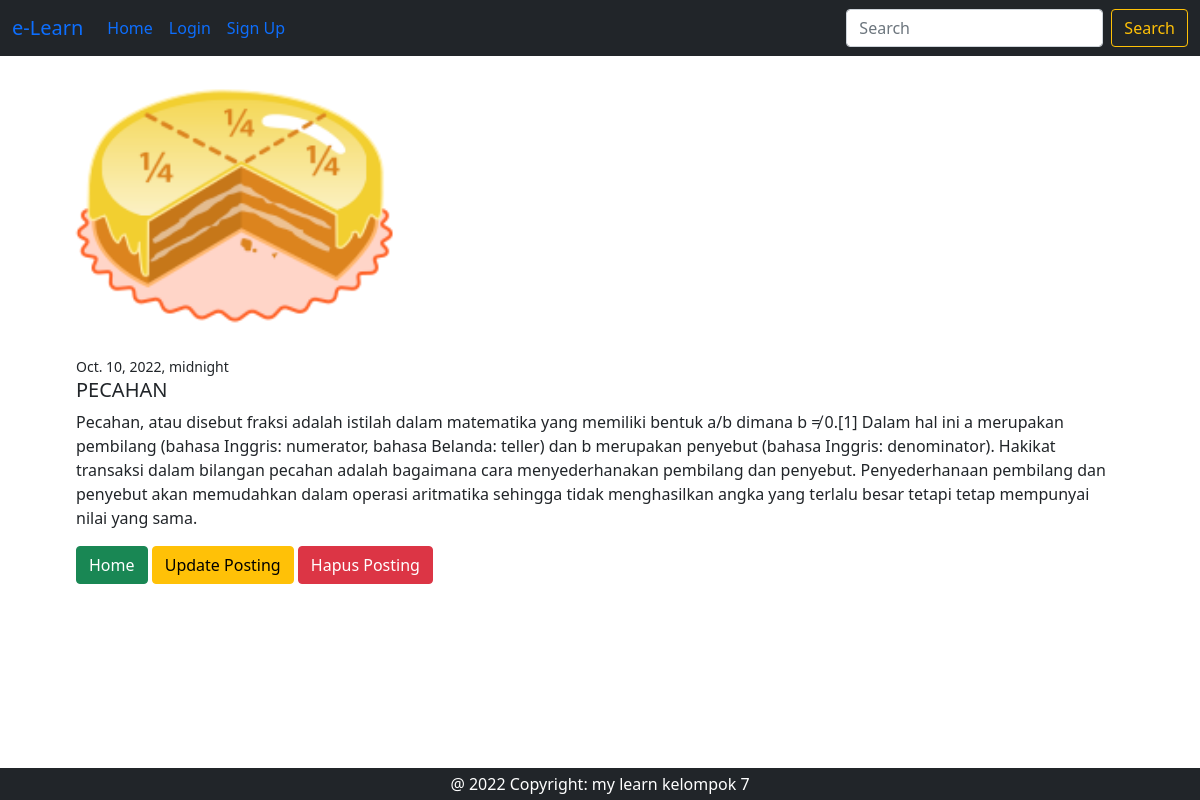
The app's page /detail/7 with its own data.
### posting/models.py (models this page shows, shortened)
class Posting(models.Model):
    judul = models.CharField(max_length=200)
    konten = models.TextField()
    image = models.ImageField(null=True, blank=True, upload_to='images')
    date = models.DateTimeField()

### posting/views.py (the view)
# urls.py: path('detail/<int:pk>', views.DetailPosting.as_view(), name='detail'),
class DetailPosting(generic.DetailView):
    model = Posting
    template_name = 'posting/detail.html'

### templates/posting/detail.html (shortened to what this page needs)
{% extends 'base.html' %}
{% block content %}
<div class="container mt-3 mb-5 justify-content-center" style="width: 69rem;">
    <img src="{{ posting.image.url }}"  style="width:350px" class="card-img-top" alt="my image">
    <div class="card-body">
        <small>{{ posting.date }}</small>
      <h5 class="card-title">{{ posting.judul }}</h5>
      <p class="card-text">{{ posting.konten }}</p>
      <a href="{% url 'index' %}" class="btn btn-success">Home</a>
      <a href="{% url 'update' object.pk %}" class="btn btn-warning">Update Posting</a>
      <a href="{% url 'delete' object.pk %}" class="btn btn-danger">Hapus Posting</a>
    </div>
  </div>
{% endblock %}

### records on screen
Posting: image (picture), date "Oct. 10, 2022, midnight", judul "PECAHAN", konten "Pecahan, atau disebut fraksi adalah istilah dalam matematika yang memiliki bentuk a/b dimana b ≠ 0.[1] Dalam hal ini a merupakan pembilang (bahasa Inggris: numerator, bahasa Belanda: teller) dan b merupakan penyebut (bahasa Inggris: denominator). Hakikat transaksi dalam bilangan pecahan adalah bagaimana cara menyederhanakan pembilang dan penyebut. Penyederhanaan pembilang dan penyebut akan memudahkan dalam operasi aritmatika sehingga tidak menghasilkan angka yang terlalu besar tetapi tetap mempunyai nilai yang sama."
